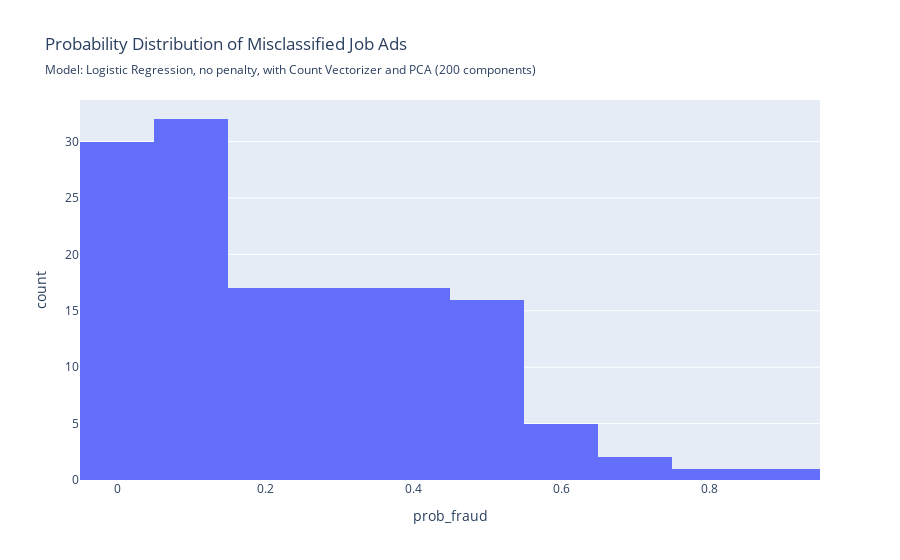

The code cell stored with this chart in its notebook:
### Code cell
scores_log_cv_pca_200, res_log_cv_pca_200 = evaluate_model(
    model_log_pca_200, X_test, y_test, 
    fig_subtitle= 'Logistic Regression, no penalty, with Count Vectorizer and PCA (200 components)', 
    short_name='log_cv_pca_200', 
    save_figs=True,
    return_misclassified = False,
    return_all_results = True
)

### Figure 1 — Plotly figure (JSON) as saved in the notebook; plotly's stock layout.template omitted (floating-point values rounded to 4 significant figures; data arrays with more than 128 entries replaced by an {"elided": "..."} marker saying what was removed)
{"data": [{"bingroup": "x", "hovertemplate": "prob_fraud=%{x}<br>count=%{y}<extra></extra>", "legendgroup": "", "marker": {"color": "#636efa", "pattern": {"shape": ""}}, "name": "", "orientation": "v", "showlegend": false, "type": "histogram", "x": {"elided": "138 float values"}, "xaxis": "x", "yaxis": "y"}], "layout": {"barmode": "relative", "legend": {"tracegroupgap": 0}, "title": {"subtitle": {"text": "Model: Logistic Regression, no penalty, with Count Vectorizer and PCA (200 components)"}, "text": "Probability Distribution of Misclassified Job Ads"}, "xaxis": {"anchor": "y", "domain": [0, 1], "title": {"text": "prob_fraud"}}, "yaxis": {"anchor": "x", "domain": [0, 1], "title": {"text": "count"}}}}
